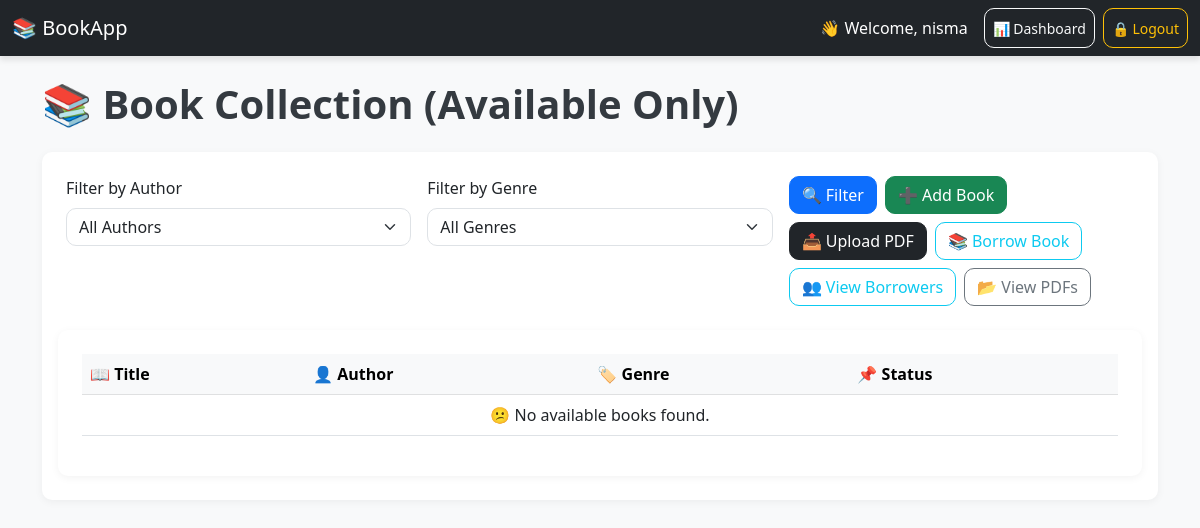
The app's page /app/ (signed in), older data.
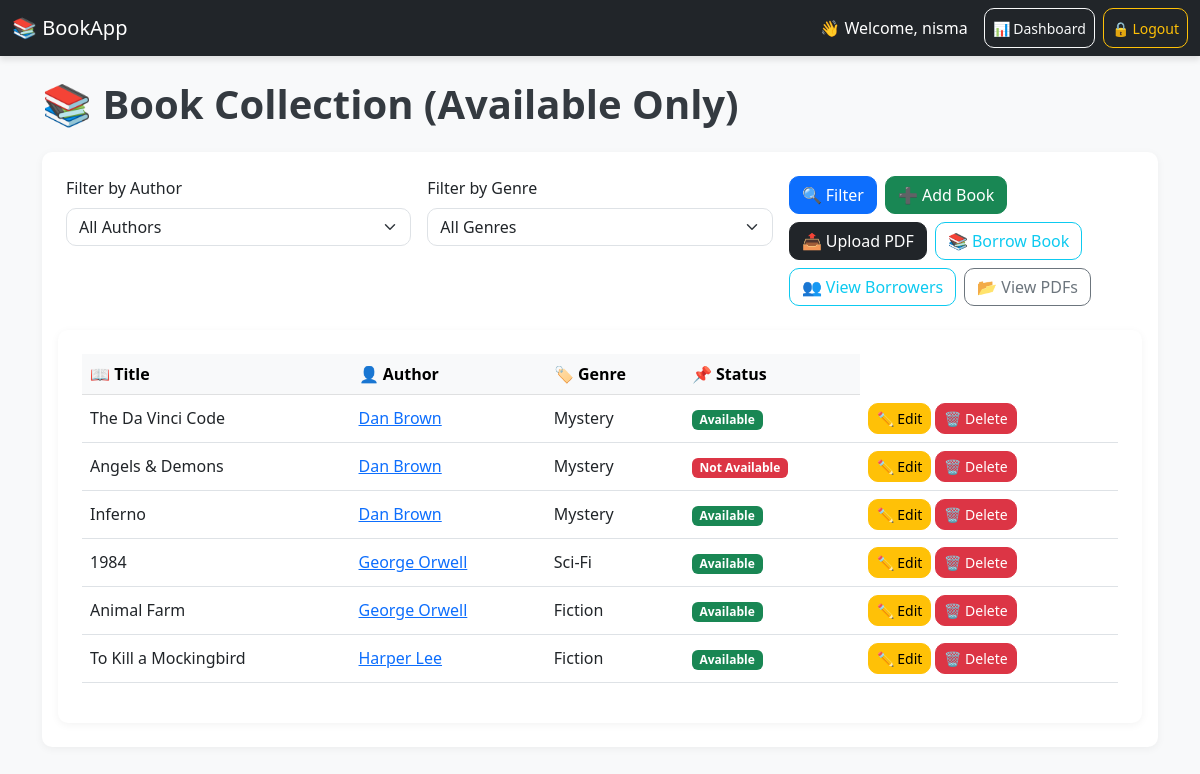
The same page, newer data.
### app/models.py (models this page shows, shortened)
class Book(models.Model):
    GENRE_CHOICES = [
        ('Fiction', 'Fiction'),
        ('Non-Fiction', 'Non-Fiction'),
        ('Sci-Fi', 'Science Fiction'),
        ('Mystery', 'Mystery'),
        ('Romance', 'Romance'),
        ('Biography', 'Biography'),
    ]
    title = models.CharField(max_length=200)
    published_year = models.IntegerField()
    genre = models.CharField(max_length=50, choices=GENRE_CHOICES)
    author = models.ForeignKey(Author, on_delete=models.CASCADE, related_name='books')
    available = models.BooleanField(default=True)  # ✅ This line is mandatory

class Author(models.Model):
    name = models.CharField(max_length=100)
    birthdate = models.DateField()

### app/views.py (the view)
# urls.py: path('', views.book_list, name='book_list'),
@login_required
def book_list(request):
    books = Book.objects.select_related('author').all()
    authors = Author.objects.all()
    genres = Book.objects.values_list('genre', flat=True).distinct()
    author_id = request.GET.get('author')
    genre = request.GET.get('genre')
    if author_id:
        books = books.filter(author_id=author_id)
    if genre:
        books = books.filter(genre__iexact=genre)
    borrowed_books = Borrower.objects.filter(return_date__isnull=True).values_list('book_id', flat=True)
    for book in books:
        book.is_available = book.id not in borrowed_books
    return render(request, 'book_list.html', {
        'books': books,
        'authors': authors,
        'genres': genres,
    })

### app/templates/book_list.html (shortened to what this page needs)
{% extends 'base.html' %}
{% block content %}
<h1 class="mb-4">📚 Book Collection (Available Only)</h1>
<div class="card p-4 mb-4">
  <form method="get" class="row g-3">
    <div class="col-md-4">
      <label for="author" class="form-label">Filter by Author</label>
      <select name="author" class="form-select" id="author">
        <option value="">All Authors</option>
      </select>
    </div>
    <div class="col-md-4">
      <label for="genre" class="form-label">Filter by Genre</label>
      <select name="genre" class="form-select" id="genre">
        <option value="">All Genres</option>
      </select>
    </div>
    <div class="col-md-4 d-flex flex-wrap align-items-end">
  <button type="submit" class="btn btn-primary me-2 mb-2">🔍 Filter</button>
  {% if user.groups.all.0.name == "Librarian" %}
    <a href="{% url 'book_add' %}" class="btn btn-success me-2 mb-2">➕ Add Book</a>
    <a href="{% url 'pdf_upload' %}" class="btn btn-dark me-2 mb-2">📤 Upload PDF</a>
  {% endif %}
  <a href="{% url 'borrow_book' %}" class="btn btn-outline-info me-2 mb-2">📚 Borrow Book</a>
  {% if user.groups.all.0.name == "Librarian" %}
   <a href="{% url 'borrower_list' %}?book={{ book.id }}" class = "btn btn-outline-info me-2 mb-2">👥 View Borrowers</a>
{% endif %}
  <a href="{% url 'pdf_list' %}" class="btn btn-outline-secondary mb-2">📂 View PDFs</a>
</div>
<div class="card p-4">
  <table class="table table-hover align-middle">
    <thead class="table-light">
      <tr>
        <th>📖 Title</th>
        <th>👤 Author</th>
        <th>🏷️ Genre</th>
        <th>📌 Status</th>
      </tr>
    </thead>
    <tbody>
      {% for book in books %}
      <tr>
        <td>{{ book.title }}</td>
        <td><a href="{% url 'author_detail' book.author.id %}">{{ book.author.name }}</a></td>
        <td>{{ book.genre }}</td>
        <td>
          {% if book.is_available %}
            <span class="badge bg-success">Available</span>
          {% else %}
            <span class="badge bg-danger">Not Available</span>
          {% endif %}
        </td>
        <td>
        {% if user.groups.all.0.name == "Librarian" %}
  <a href="{% url 'book_edit' book.id %}" class="btn btn-sm btn-warning">✏️ Edit</a>
  <a href="{% url 'book_delete' book.id %}" class="btn btn-sm btn-danger">🗑️ Delete</a>
{% endif %}
        </td>
      </tr>
      {% endfor %}
      {% if books|length == 0 %}
      <tr>
        <td colspan="5" class="text-center">😕 No available books found.</td>
      </tr>
      {% endif %}
    </tbody>
  </table>
</div>
{% endblock %}

### app/templates/base.html (shortened to what this page needs)
<!DOCTYPE html>
<html lang="en">
<head>
  <link href="https://cdn.jsdelivr.net/npm/bootstrap@5.3.0/dist/css/bootstrap.min.css" rel="stylesheet">
</head>
<body>
  <nav class="navbar navbar-expand-lg navbar-dark bg-dark mb-4">
    <div class="container-fluid">
      <a class="navbar-brand" href="{% url 'book_list' %}">📚 BookApp</a>
      <div class="d-flex ms-auto">
        {% if user.is_authenticated %}
          <span class="navbar-text text-white me-3">
            👋 Welcome, {{ user.username }}
          </span>
          {% if user.groups.all.0.name == "Librarian" %}
            <a href="{% url 'dashboard' %}" class="btn btn-outline-light btn-sm me-2 d-flex align-items-center justify-content-center">
              📊 Dashboard
            </a>
          {% endif %}
          <a href="{% url 'logout' %}" class="btn btn-outline-warning btn-sm d-flex align-items-center justify-content-center">
            🔒 Logout
          </a>
        {% else %}
          <a href="{% url 'login' %}" class="btn btn-outline-light btn-sm">Login</a>
        {% endif %}
      </div>
    </div>
  </nav>
  <div class="container">
    {% block content %}{% endblock %}
  </div>
</body>
</html>

### app/templates/base.html (style rules this page uses)
body { background: #f8f9fa; }
.navbar { box-shadow: 0 4px 6px rgba(0, 0, 0, 0.1); }
h1 { font-weight: bold; color: #343a40; }
.card { box-shadow: 0 2px 8px rgba(0, 0, 0, 0.05); border: none; border-radius: 10px; }
.form-select, .form-control { border-radius: 10px; }
.btn { border-radius: 10px; }

Row changes from the older to the newer data that the page shows:
added Book: title "The Da Vinci Code", author.name "Dan Brown", genre "Mystery", shows "Available"
added Book: title "Angels & Demons", author.name "Dan Brown", genre "Mystery", shows "Not Available"
added Book: title "Inferno", author.name "Dan Brown", genre "Mystery", shows "Available"
added Book: title "1984", author.name "George Orwell", genre "Sci-Fi", shows "Available"
added Book: title "Animal Farm", author.name "George Orwell", genre "Fiction", shows "Available"
added Book: title "To Kill a Mockingbird", author.name "Harper Lee", genre "Fiction", shows "Available"
Text that changed along with them:
text no longer shown: "😕 No available books found."
